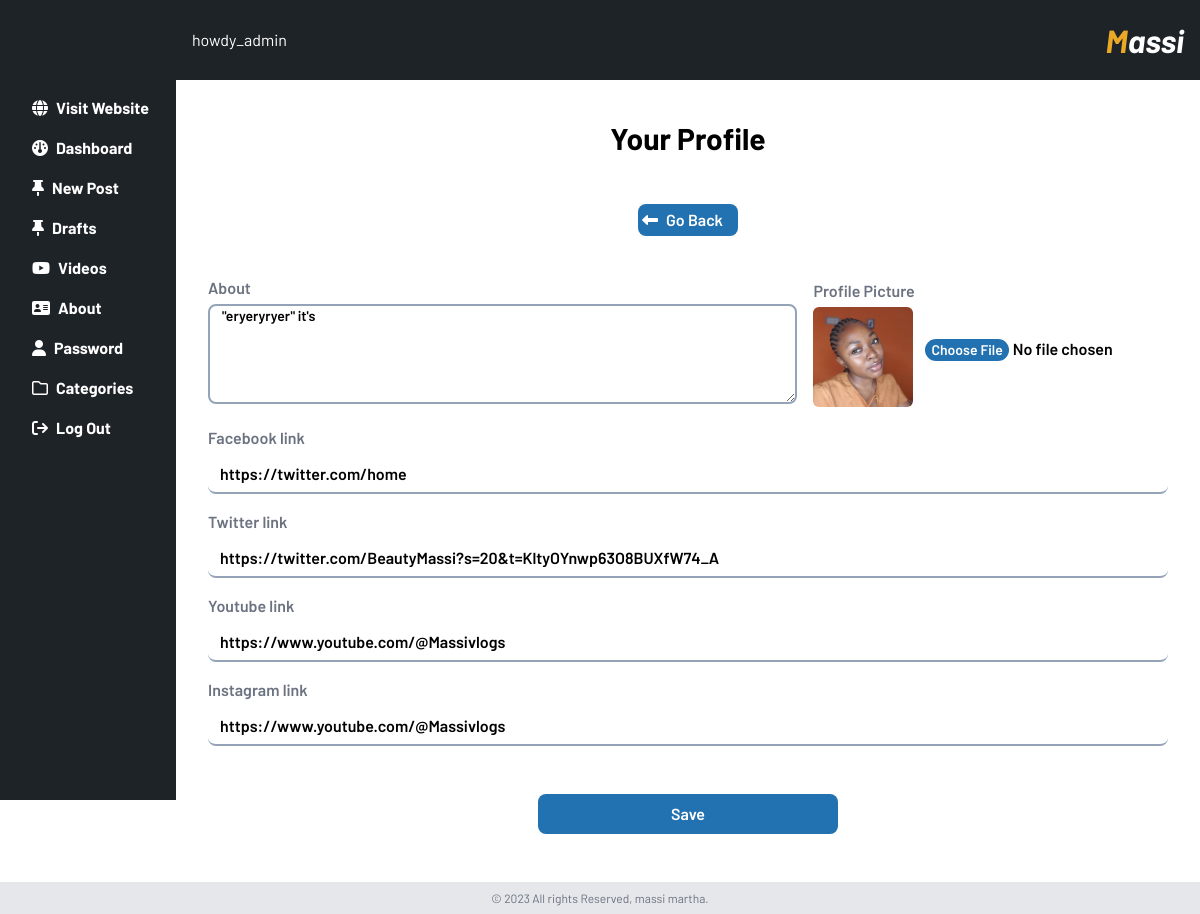
The app's page /admin_panel/profile.php (signed in) with its own data.
### tables this page shows
CREATE TABLE `tbl_about` (
  `id` int(11) NOT NULL,
  `aboutus` text NOT NULL,
  `fb` text NOT NULL,
  `tw` text NOT NULL,
  `ig` text NOT NULL,
  `yt` text NOT NULL,
  `pp` text NOT NULL
);

### admin_panel/profile.php (the view, shortened to what this page needs)
<?php
include '../config/config.inc.php';
include 'partials/header-add.php';
?>
<?php
$results = $db->query("SELECT * FROM tbl_about");
if($row = $results->fetch_assoc()) {
$abt=$row['aboutus'];
$fb = $row['fb'];
$tw=$row['tw'];
$yt=$row['yt'];
$current_image=$row['pp'];
}
    ?>
<div class="w-full flex justify-center items-center p-8 mt-2">
<form class=" w-full space-y-4 font-semibold" method="post" enctype="multipart/form-data">
<div class="text-center mb-6">
<p class="text-3xl header_h1">Your Profile</p>
</div>
<div class=" my-6  lg:mt-12 w-full flex justify-center">
<p id="go-back" class="w-[100px] cursor-pointer p-1 my-6 font-semibold bg-[#2271B1] text-white rounded-lg "><i class="fa-solid fa-left-long mr-2"></i>Go Back</p>
</div>
<div class="w-full  lg:flex justify-around items-center">
    <div class="w-full lg:w-3/4 font-semibold">
        <label class="block mb-1 text-gray-500" for="forms-labelOverInputCode">About </label>
        <textarea class="w-full px-3 text-sm border-slate-400 placeholder-gray-300 border-2 rounded-lg focus:outline-none focus:border-[#2271B1] h-[200px] lg:h-[100px]"  name="about" required/><?php echo $abt; ?></textarea>
      </div>
      <div class="font-semibold lg:ml-4">
        <label class="block mb-1 text-gray-500" for="forms-labelOverInputCode">Profile Picture </label>
        <div class="flex items-center">
     <img src="../images/<?php echo $current_image; ?>" alt="prof_image" class="w-[100px] h-[100px] rounded-md" id="imgDisplay">
     <input class="w-full h-10 px-3 focus:outline-none file:border-0  file:rounded-full file:text-sm file:font-semibold file:bg-[#2271B1] file:text-white" type="file" name="image" onChange="displayImage(this)" />
     </div>
      </div>
      </div>
      <div class="font-semibold">
        <label class="block mb-1 text-gray-500" for="forms-labelOverInputCode">Facebook link </label>
        <input class="w-full h-10 px-3  border-slate-400 placeholder-gray-300 border-b-2 rounded-lg focus:outline-none focus:border-[#2271B1]" type="url" name="fb" value="<?php echo $fb; ?>" required/>
      </div>
      <div class="font-semibold">
        <label class="block mb-1 text-gray-500" for="forms-labelOverInputCode">Twitter link </label>
        <input class="w-full h-10 px-3  border-slate-400 placeholder-gray-300 border-b-2 rounded-lg focus:outline-none focus:border-[#2271B1]" type="url" name="tw" value="<?php echo $tw; ?>" required/>
      </div>
      <div class="font-semibold">
        <label class="block mb-1 text-gray-500" for="forms-labelOverInputCode">Youtube link </label>
        <input class="w-full h-10 px-3  border-slate-400 placeholder-gray-300 border-b-2 rounded-lg focus:outline-none focus:border-[#2271B1]" type="url" name="yt" value="<?php echo $yt; ?>" required/>
      </div>
      <div class="font-semibold">
        <label class="block mb-1 text-gray-500" for="forms-labelOverInputCode">Instagram link </label>
        <input class="w-full h-10 px-3  border-slate-400 placeholder-gray-300 border-b-2 rounded-lg focus:outline-none focus:border-[#2271B1]" type="url" name="ig" value="<?php echo $yt; ?>" required/>
      </div>
   <div class="w-full flex justify-center items-center my-8">
   <input class="w-1/2 lg:w-[300px] h-10 px-3 mt-8 font-semibold bg-[#2271B1] cursor-pointer text-white rounded-lg focus:outline-none" type="submit" name="update" value="Save"/>
   </div>
  </form>
</div>
<?php include 'partials/footer.php'; ?>

### css/main.css (style rules this page uses)
* { margin: 0; padding: 0; box-sizing: border-box; }
body { font-family: 'Barlow', sans-serif; font-weight: 400; }
.header_h1 { font-weight: 700; }

### records on screen
tbl_about: about "\"eryeryryer\" it's", pp (picture), fb "https://twitter.com/home", tw "https://twitter.com/BeautyMassi?s=20&t=KltyOYnwp63O8BUXfW74_A", yt "https://www.youtube.com/@Massivlogs", ig "https://www.youtube.com/@Massivlogs"
